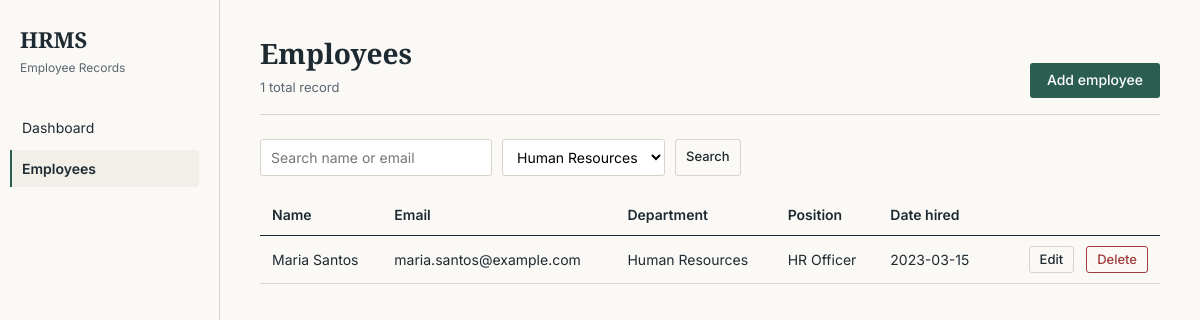
/employees.php?department=Human Resources, run on the app's committed database.
### tables this page shows
CREATE TABLE IF NOT EXISTS employees (
	employee_id INT PRIMARY KEY AUTO_INCREMENT,
    first_name VARCHAR(50) NOT NULL,
    last_name VARCHAR(50) NOT NULL,
    email VARCHAR(100) NOT NULL UNIQUE,
    phone VARCHAR(13) NOT NULL UNIQUE,
    `address` VARCHAR(120),
    date_hired DATE NOT NULL,
    department VARCHAR(30) NOT NULL,
    `position` VARCHAR(20),
    created_at TIMESTAMP DEFAULT CURRENT_TIMESTAMP
);

### includes/db_connect.php (called while the page is built, shortened)
<?php
require_once __DIR__ . '/../classes/user.php';
require_once __DIR__ . '/../classes/employee.php';
$database = new db();
$conn = $database->getConnection();
$employee = new Employee($conn);

### classes/user.php (called while the page is built, shortened)
<?php
class User {
    public function __construct(PDO $db) {
        try {
            $this->conn = $db;
        } catch (Throwable $e) {
            error_log("User initialization error: " . $e->getMessage());
            throw $e;
        }
    }
}

### classes/employee.php (called while the page is built, shortened)
<?php
require_once 'user.php';
class Employee extends User {
    private $empTable = 'employees';
    public function getAllEmployees(string $search, string $department, int $limit = 10, int $offset = 0): array {
        try {
            $query = "SELECT * FROM " . $this->empTable . " WHERE 1=1";
            if (!empty($department)) {
                $query .= " AND department = :department";
            }
            $query .= " ORDER BY employee_id DESC LIMIT :limit OFFSET :offset";
            $stmt = $this->conn->prepare($query);
            if (!empty($department)) {
                $stmt->bindParam(':department', $department, PDO::PARAM_STR);
            }
            $stmt->bindValue(':limit', $limit, PDO::PARAM_INT);
            $stmt->bindValue(':offset', $offset, PDO::PARAM_INT);
            $stmt->execute();
            return $stmt->fetchAll(PDO::FETCH_ASSOC);
        } catch (Throwable $e) {
            error_log("Error fetching employees: " . $e->getMessage());
            return [];
        }
    }
}

### employees.php (the view, shortened to what this page needs)
<?php
require_once __DIR__ . '/includes/db_connect.php';
$search = trim($_GET['search'] ?? '');
$department = trim($_GET['department'] ?? '');
$page = max(1, (int)($_GET['page'] ?? 1));
$perPage = 8;
$offset = ($page - 1) * $perPage;
$employees = $employee->getAllEmployees($search, $department, $perPage, $offset);
$countQuery = "SELECT COUNT(*) FROM employees WHERE 1=1";
$countParams = [];
if (!empty($department)) {
    $countQuery .= " AND department = :department";
    $countParams[':department'] = $department;
}
$countStmt = $conn->prepare($countQuery);
$countStmt->execute($countParams);
$totalRecords = (int)$countStmt->fetchColumn();
$deptStmt = $conn->query("SELECT DISTINCT department FROM employees WHERE department IS NOT NULL AND department != '' ORDER BY department");
$departments = $deptStmt->fetchAll(PDO::FETCH_COLUMN);
require_once __DIR__ . '/includes/header.php';
?>
<div class="page-header">
    <div>
        <h1>Employees</h1>
        <p><?php echo $totalRecords; ?> total record<?php echo $totalRecords === 1 ? '' : 's'; ?></p>
    </div>
    <a href="employee_form.php" class="btn btn-primary">Add employee</a>
</div>
<form method="get" class="toolbar">
    <div class="toolbar-filters">
        <input type="text" name="search" placeholder="Search name or email" value="<?php echo htmlspecialchars($search); ?>">
        <select name="department" onchange="this.form.submit()">
            <?php foreach ($departments as $dept): ?>
                <option value="<?php echo htmlspecialchars($dept); ?>" <?php echo $department === $dept ? 'selected' : ''; ?>>
                    <?php echo htmlspecialchars($dept); ?>
                </option>
            <?php endforeach; ?>
        </select>
        <button type="submit" class="btn btn-secondary btn-sm">Search</button>
    </div>
</form>
<?php if (empty($employees)): ?>
    <div class="empty-state">
        <?php if (!empty($search) || !empty($department)): ?>
            No employees match your filters. <a href="employees.php">Clear filters</a>
        <?php else: ?>
            No employee records yet. <a href="employee_form.php">Add your first employee</a>.
        <?php endif; ?>
    </div>
<?php else: ?>
    <table>
        <thead>
            <tr>
                <th>Name</th>
                <th>Email</th>
                <th>Department</th>
                <th>Position</th>
                <th>Date hired</th>
                <th></th>
            </tr>
        </thead>
        <tbody>
            <?php foreach ($employees as $emp): ?>
                <tr>
                    <td><?php echo htmlspecialchars($emp['first_name'] . ' ' . $emp['last_name']); ?></td>
                    <td><?php echo htmlspecialchars($emp['email']); ?></td>
                    <td><?php echo htmlspecialchars($emp['department']); ?></td>
                    <td><?php echo htmlspecialchars($emp['position']); ?></td>
                    <td><?php echo htmlspecialchars($emp['date_hired']); ?></td>
                    <td class="actions-cell">
                        <a href="employee_form.php?id=<?php echo (int)$emp['employee_id']; ?>" class="btn btn-secondary btn-sm">Edit</a>
                        <a href="employee_delete.php?id=<?php echo (int)$emp['employee_id']; ?>"
                           class="btn btn-danger btn-sm"
                           onclick="return confirm('Delete <?php echo htmlspecialchars(addslashes($emp['first_name'] . ' ' . $emp['last_name'])); ?>? This cannot be undone.');">
                           Delete
                        </a>
                    </td>
                </tr>
            <?php endforeach; ?>
        </tbody>
    </table>
<?php endif; ?>
<?php require_once __DIR__ . '/includes/footer.php'; ?>

### assets/css/style.css (style rules this page uses)
:root { --color-bg: #FAF9F5; --color-surface: #F1EFE8; --color-ink: #1E2A32; --color-muted: #5C6670; --color-accent: #2B5D50; --color-accent-hover: #234A40; --color-border: #D8D3C8; --color-danger: #A23B3B; --color-danger-hover: #832F2F; --font-serif: 'Source Serif 4', Georgia, 'Times New Roman', serif; --font-sans: 'Inter', -apple-system, BlinkMacSystemFont, 'Segoe UI', sans-serif; --radius: 3px; --sidebar-width: 220px; }
* { box-sizing: border-box; }
html, body { margin: 0; padding: 0; background: var(--color-bg); color: var(--color-ink); font-family: var(--font-sans); font-size: 15px; line-height: 1.5; -webkit-font-smoothing: antialiased; }
h1, h2, h3 { font-family: var(--font-serif); font-weight: 600; margin: 0 0 4px 0; color: var(--color-ink); }
h1 { font-size: 28px; }
p { margin: 0 0 12px 0; }
a { color: var(--color-accent); text-decoration: none; }
.page-header { display: flex; justify-content: space-between; align-items: flex-end; margin-bottom: 24px; padding-bottom: 16px; border-bottom: 1px solid var(--color-border); }
.page-header p { margin: 0; color: var(--color-muted); font-size: 13px; }
.btn { display: inline-block; font-family: var(--font-sans); font-size: 14px; font-weight: 500; padding: 8px 16px; border-radius: var(--radius); border: 1px solid transparent; cursor: pointer; text-decoration: none; line-height: 1.2; }
.btn-primary { background: var(--color-accent); color: #fff; }
.btn-secondary { background: transparent; border-color: var(--color-border); color: var(--color-ink); }
.btn-danger { background: transparent; border-color: var(--color-danger); color: var(--color-danger); }
.btn-sm { padding: 5px 10px; font-size: 13px; }
table { width: 100%; border-collapse: collapse; font-size: 14px; }
thead th { text-align: left; font-weight: 600; padding: 10px 12px; border-bottom: 1px solid var(--color-ink); color: var(--color-ink); }
tbody td { padding: 10px 12px; border-bottom: 1px solid var(--color-border); vertical-align: middle; }
.actions-cell { white-space: nowrap; text-align: right; }
.actions-cell a { margin-left: 8px; }
.toolbar { display: flex; justify-content: space-between; align-items: center; gap: 12px; margin-bottom: 18px; }
.toolbar-filters { display: flex; gap: 10px; }
.toolbar-filters input, .toolbar-filters select { font-family: var(--font-sans); font-size: 14px; padding: 8px 10px; border: 1px solid var(--color-border); border-radius: var(--radius); background: #fff; }

### data on the page
employees: first_name+last_name "Maria Santos", email "maria.santos@example.com", department "Human Resources", position "HR Officer", date_hired "2023-03-15"

### other printed values
$label "Dashboard"
$label "Employees"
$totalRecords "1"
form field department "Human Resources"
